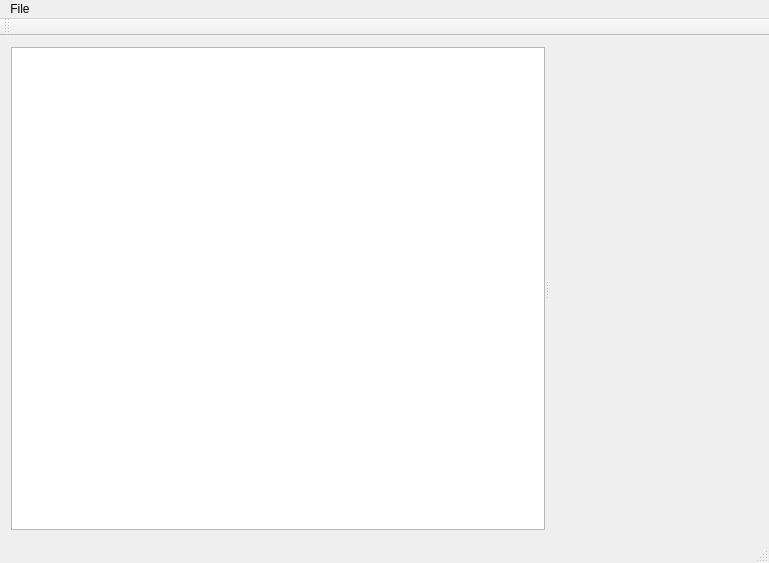
<?xml version="1.0" encoding="UTF-8"?>
<ui version="4.0">
 <class>MainWindow</class>
 <widget class="QMainWindow" name="MainWindow">
  <property name="geometry">
   <rect>
    <x>0</x>
    <y>0</y>
    <width>769</width>
    <height>563</height>
   </rect>
  </property>
  <property name="windowTitle">
   <string>MainWindow</string>
  </property>
  <widget class="QWidget" name="centralWidget">
   <layout class="QVBoxLayout" name="verticalLayout">
    <item>
     <widget class="QSplitter" name="splitter">
      <property name="orientation">
       <enum>Qt::Horizontal</enum>
      </property>
      <widget class="QListView" name="listView">
       <property name="acceptDrops">
        <bool>false</bool>
       </property>
       <property name="verticalScrollMode">
        <enum>QAbstractItemView::ScrollPerItem</enum>
       </property>
       <property name="horizontalScrollMode">
        <enum>QAbstractItemView::ScrollPerItem</enum>
       </property>
       <property name="flow">
        <enum>QListView::TopToBottom</enum>
       </property>
       <property name="viewMode">
        <enum>QListView::ListMode</enum>
       </property>
      </widget>
      <widget class="AspectRatioPixmapLabel" name="label">
       <property name="minimumSize">
        <size>
         <width>100</width>
         <height>100</height>
        </size>
       </property>
       <property name="text">
        <string/>
       </property>
      </widget>
     </widget>
    </item>
   </layout>
  </widget>
  <widget class="QMenuBar" name="menuBar">
   <property name="geometry">
    <rect>
     <x>0</x>
     <y>0</y>
     <width>769</width>
     <height>22</height>
    </rect>
   </property>
   <widget class="QMenu" name="menuFile">
    <property name="title">
     <string>File</string>
    </property>
    <addaction name="actionOpen"/>
   </widget>
   <addaction name="menuFile"/>
  </widget>
  <widget class="QToolBar" name="mainToolBar">
   <attribute name="toolBarArea">
    <enum>TopToolBarArea</enum>
   </attribute>
   <attribute name="toolBarBreak">
    <bool>false</bool>
   </attribute>
  </widget>
  <widget class="QStatusBar" name="statusBar"/>
  <action name="actionOpen">
   <property name="text">
    <string>Open</string>
   </property>
  </action>
 </widget>
 <layoutdefault spacing="6" margin="11"/>
 <customwidgets>
  <customwidget>
   <class>AspectRatioPixmapLabel</class>
   <extends>QLabel</extends>
   <header>aspectratiopixmaplabel.h</header>
  </customwidget>
 </customwidgets>
 <resources/>
 <connections/>
</ui>
